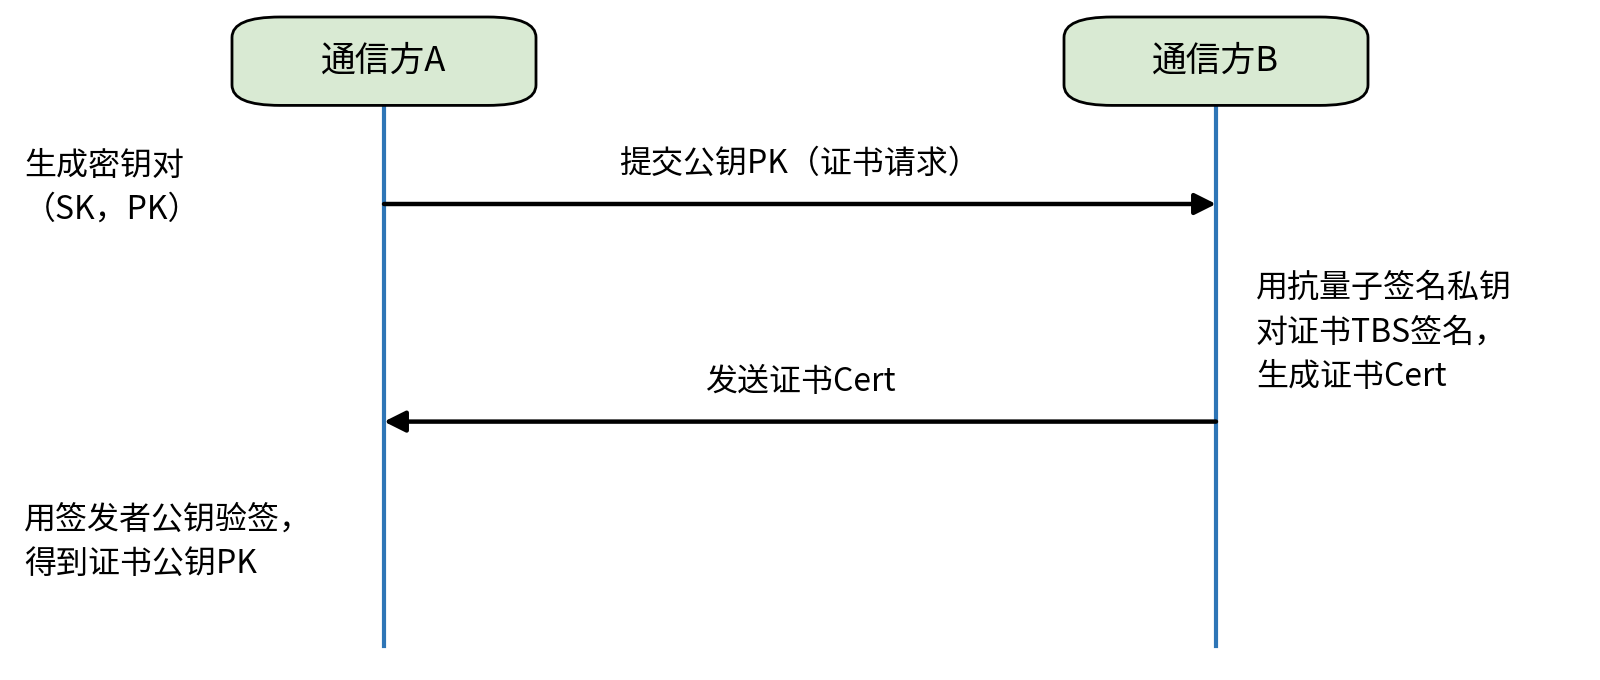

This figure's Python source:
#!/usr/bin/env python3
"""绘制「证书生成与验证流程」示意图（中文，通信双方时序风格）。

与 docs/assets 下 TLS 相关配图风格保持一致：白底、浅绿参与方框、蓝色生命线、黑色箭头。

用法（仓库根目录下执行）：
    python3 docs/assets/cert_generate_verify_flow.py

输出：docs/assets/cert_generate_verify_flow.png
"""
import os
import tempfile
from pathlib import Path

# matplotlib 需要可写的配置目录，不可写时退回到临时目录，避免告警噪音
try:
    os.makedirs(Path.home() / ".config" / "matplotlib", exist_ok=True)
except OSError:
    os.environ.setdefault("MPLCONFIGDIR", tempfile.mkdtemp(prefix="mplconfig-"))

import matplotlib

matplotlib.use("Agg")
import matplotlib.pyplot as plt
from matplotlib.patches import FancyArrowPatch, FancyBboxPatch

plt.rcParams["font.sans-serif"] = [
    "Noto Sans CJK SC",
    "Noto Sans CJK JP",
    "Source Han Sans SC",
    "WenQuanYi Zen Hei",
    "Droid Sans Fallback",
    "DejaVu Sans",
]
plt.rcParams["axes.unicode_minus"] = False

GREEN = "#d9ead3"   # 参与方标题框底色
BLUE = "#2e75b6"    # 生命线
BLACK = "#000000"
FS = 11.5

XA, XB = 0.24, 0.76          # 两条生命线的横向位置
Y_TOP, Y_BOTTOM = 0.855, 0.05  # 生命线上下端
Y_ARROW_1, Y_ARROW_2 = 0.70, 0.38


def party_box(ax, x, label):
    """参与方标题框：浅绿圆角矩形。"""
    ax.add_patch(
        FancyBboxPatch(
            (x - 0.085, 0.855),
            0.17,
            0.11,
            boxstyle="round,pad=0.010,rounding_size=0.030",
            linewidth=1.0,
            edgecolor=BLACK,
            facecolor=GREEN,
            zorder=3,
        )
    )
    ax.text(x, 0.910, label, ha="center", va="center", fontsize=FS + 1.0, color=BLACK, zorder=4)


def arrow(ax, x0, x1, y, label):
    """带实心箭头的消息箭头，文字标注在箭头上方。"""
    ax.add_patch(
        FancyArrowPatch(
            (x0, y),
            (x1, y),
            arrowstyle="-|>",
            mutation_scale=16,
            linewidth=1.6,
            color=BLACK,
            shrinkA=0,
            shrinkB=0,
            zorder=3,
        )
    )
    ax.text((x0 + x1) / 2, y + 0.035, label, ha="center", va="bottom", fontsize=FS, color=BLACK)


def side_note(ax, x, y, text, ha):
    """生命线外侧的本地操作说明。"""
    ax.text(x, y, text, ha=ha, va="top", fontsize=FS, color=BLACK, linespacing=1.5)


def main():
    fig, ax = plt.subplots(figsize=(8.0, 3.4))
    ax.set_xlim(0, 1)
    ax.set_ylim(0, 1)
    ax.axis("off")
    fig.subplots_adjust(left=0, right=1, top=1, bottom=0)

    # 参与方与生命线
    for x, name in ((XA, "通信方A"), (XB, "通信方B")):
        ax.plot([x, x], [Y_TOP, Y_BOTTOM], color=BLUE, linewidth=1.5, zorder=1)
        party_box(ax, x, name)

    # 消息交互
    arrow(ax, XA, XB, Y_ARROW_1, "提交公钥PK（证书请求）")
    arrow(ax, XB, XA, Y_ARROW_2, "发送证书Cert")

    # 本地操作
    side_note(ax, 0.015, 0.78, "生成密钥对\n（SK，PK）", "left")
    side_note(ax, XB + 0.025, 0.60, "用抗量子签名私钥\n对证书TBS签名，\n生成证书Cert", "left")
    side_note(ax, 0.015, 0.26, "用签发者公钥验签，\n得到证书公钥PK", "left")

    out = Path(__file__).resolve().parent / "cert_generate_verify_flow.png"
    fig.savefig(out, dpi=200, facecolor="white")
    plt.close(fig)
    print("已生成:", out)


if __name__ == "__main__":
    main()
